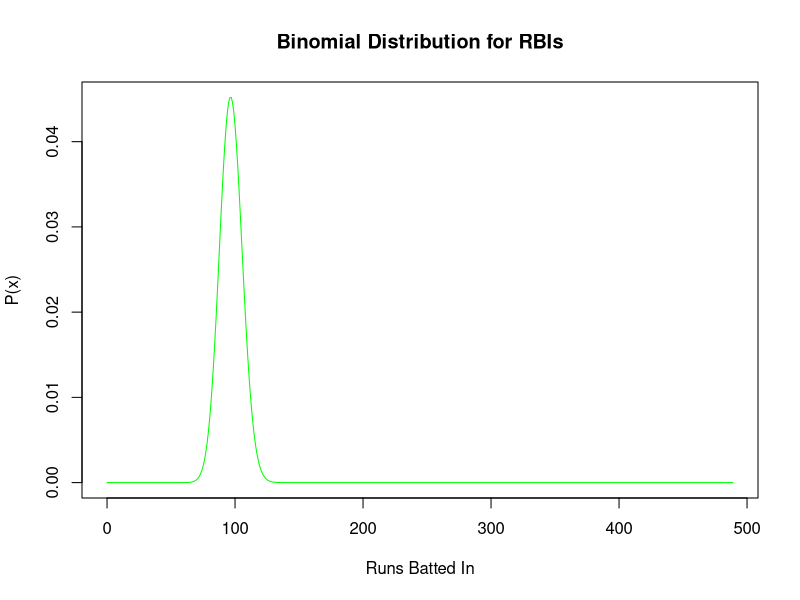

Source code (R):
#Proyeccion de RBI's
# Create a sample of 489 numbers which are incremented by 1.
# 489 es el n, ABs
x <- seq(0,489,by = 1)

# Create the binomial distribution.
# 489 At Bats de Yelich es n
# Promedio de RBI por At Bat es de 0.198
y <- dbinom(x,489,0.198)

# Give the chart file a name.
png(file = "RBI.png" )

# Plot the graph for this sample.
plot(x,y,col = "green",  type = "l", xlab = "Runs Batted In", ylab = "P(x)", main = "Binomial Distribution for RBIs")

# Save the file.
dev.off()

